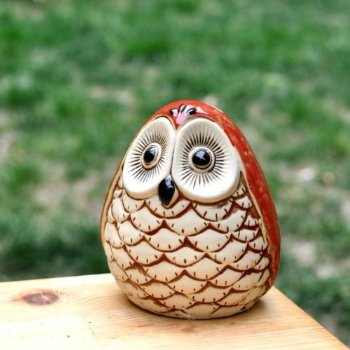
//> input picture 5.4.3/scene.jpg, 350 x 350 px
$ ./main   (built with g++ and OpenCV 4)
//> lines starting //> are read from the running program, lines starting //| are printed output that depends on the picture
#include <iostream>
#include <opencv2/imgproc/imgproc.hpp>
#include <opencv2/highgui/highgui.hpp>

using namespace std;
using namespace cv;

#define WINDOW_NAME "program window"

int thresholdvalue=100;
int thresholdtype=3;
Mat src,gray,dst;

void on_threshold(int,void*);

int main() {
    std::cout << "Hello, World!" << std::endl;
    src=imread("scene.jpg");
//> src is the input picture: 350 rows x 350 cols, CV_8UC3; mean B, G, R 106.6, 143.7, 133.6
    if(!src.data){printf("read image error \n");return false;}

    cvtColor(src,gray,COLOR_RGB2GRAY);
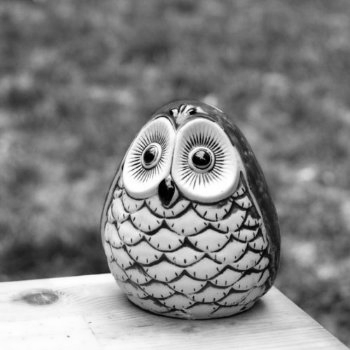
//> gray: 350 rows x 350 cols, CV_8UC1; min 0, max 255, mean 131.5
    namedWindow(WINDOW_NAME,WINDOW_AUTOSIZE);

    createTrackbar("mode",WINDOW_NAME,&thresholdtype,4,on_threshold);
    createTrackbar("value",WINDOW_NAME,&thresholdvalue,255,on_threshold);

    on_threshold(0,0);
//> in on_threshold, `threshold(gray,dst,thresholdvalue,255,thresholdtype);`:
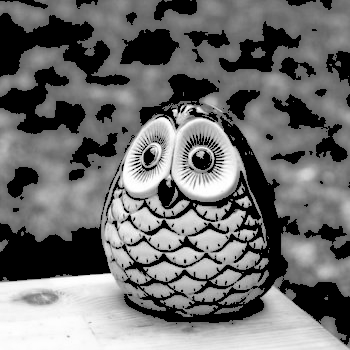
//> dst: 350 rows x 350 cols, CV_8UC1; min 0, max 255, mean 109.7

    while(1)
    {
       int key;
       key=waitKey(20);
//> the Esc key is pressed
       if((char)key==27){break;}
    }

}

void on_threshold(int,void *)
{
    threshold(gray,dst,thresholdvalue,255,thresholdtype);
    imshow(WINDOW_NAME,dst);
}
